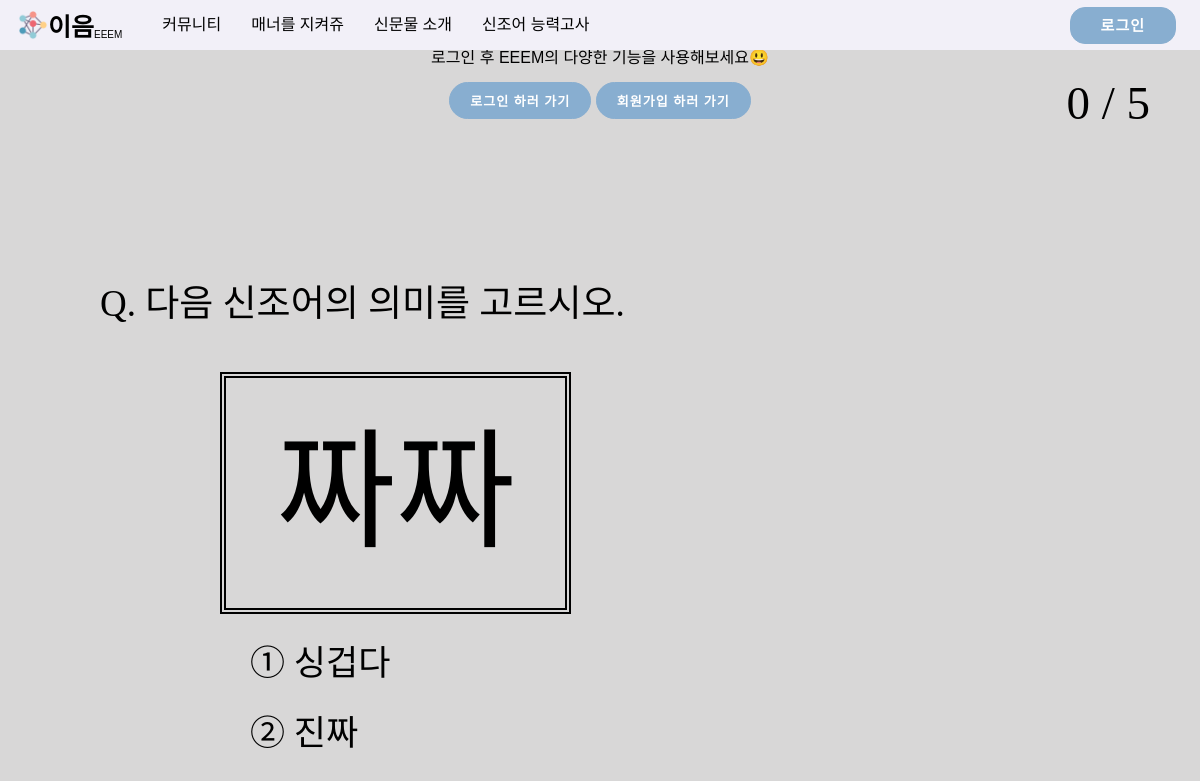
/newtermQuiz/1/, run on the app's committed database.
### main/models.py (models this page shows)
class newterm(models.Model):
    question = models.CharField(max_length=100)
    answer = models.CharField(max_length=100)
    non_answer = models.CharField(max_length=100)
    score = models.IntegerField(default=0)  # 현재까지 맞은 개수
    correct = models.BooleanField(default=False)  # 이전 문제가 맞았는지 틀렸는지
    randanswer = models.IntegerField(default=0)

### main/views.py (the view)
# urls.py: path('newtermQuiz/<str:id>/', views.newtermQuiz, name="newtermQuiz"),
def newtermQuiz(request, id):
    newtermCount = newterm.objects.count()-1
    if id == 0:
        term = get_object_or_404(newterm, pk=id)
    else:
        previousTerm = get_object_or_404(newterm, pk=id)
        termId = int(id) + 1
        term = get_object_or_404(newterm, pk=termId)
        term.score = previousTerm.score
    term.randanswer = random.randint(0, 1)
    term.save()
    if term.randanswer == 0:
        return render(
            request,
            "newtermQuiz.html",
            {"term": term, "choice_1": term.answer,
                "choice_2": term.non_answer, "newtermCount": newtermCount},
        )
    else:
        return render(
            request,
            "newtermQuiz.html",
            {"term": term, "choice_1": term.non_answer,
                "choice_2": term.answer, "newtermCount": newtermCount},
        )

### main/templates/newtermQuiz.html (shortened to what this page needs)
{% extends 'base.html' %}{% load static %}{% block extrahead %} {% endblock %}
{% block content %}
<head>
  <link rel="stylesheet" href='{% static "css/newtermQuiz.css" %}' />
</head>
<body style="background-color: #d8d7d7">
  <div class="point">{{term.score}} / {{newtermCount}}</div>
  <div class="questionFont">Q. 다음 신조어의 의미를 고르시오.</div>
  <div class="newtermBox">{{term.question}}</div>
  <br /><br /><br />
  <div class="answerBox">
    <a class="answer" href="{%url 'newtermButton1' term.id %}">①</a>
    <span>{{choice_1}}</span>
    <br /><br />
    <a class="answer" href="{%url 'newtermButton2' term.id %}">②</a>
    <span>{{choice_2}}</span>
  </div>
</body>
{% endblock %}

### main/static/css/navbar.css (style rules this page uses)
body { background-color: rgb(242, 240, 248); }

### main/static/css/newtermQuiz.css (style rules this page uses)
.point { position: absolute; display: flex; top: 80px; right: 50px; font-size: 47px; font-family: "Noto Serif KR", serif; }
.questionFont { padding: 85px 0 0 100px; font-size: 37px; font-family: "Noto Serif KR", serif; font-weight: 8px; }
.newtermBox { border-style: double; border-color: black; border-width: 6px; margin: 50px 0 0 220px; padding: 50px 50px 50px 50px; display: inline-block; align-items: center; text-align: center; font-size: 130px; font-family: "Noto Serif KR", serif; font-weight: 5px; }
.answerBox { float: center; margin-left: 250px; font-size: 35px; font-family: "Noto Serif KR", serif; font-weight: 8px; }
.answer { font-size: 35px; font-family: "Noto Serif KR", serif; font-weight: 8px; }

### gyeongsoton/templates/base.html (style rules this page uses)
a:link { color: black; text-decoration: none; }

### data on the page
newterm: score "0", question "짜짜", non_answer "싱겁다", answer "진짜"

### other printed values
{{ newtermCount }} "5"
